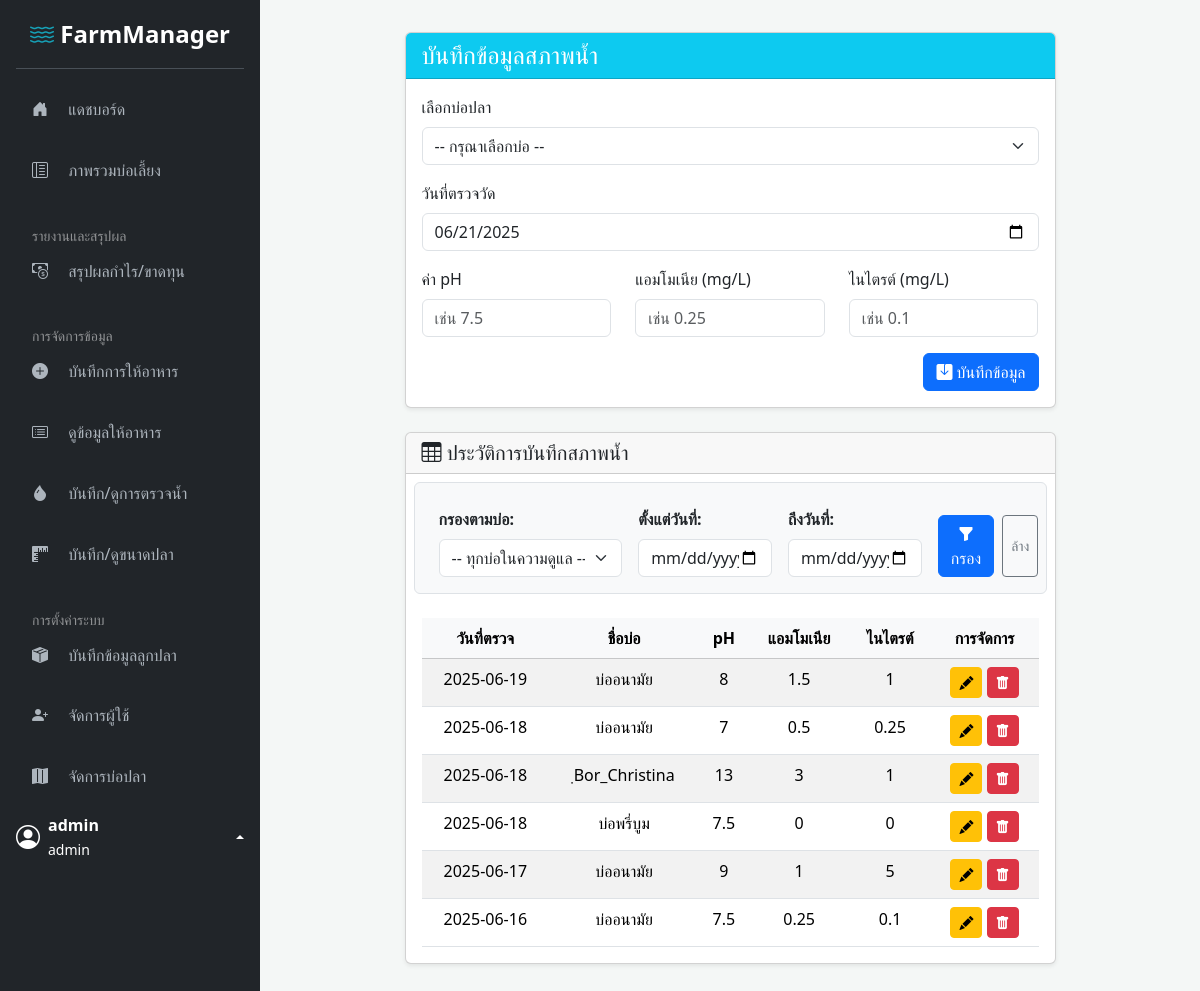
Screenshot of /water_Q.php (signed in) with the database file from the repository.
### tables this page shows
CREATE TABLE `water_quality` (
  `id` int(11) NOT NULL,
  `pond_id` int(11) NOT NULL,
  `check_date` date NOT NULL,
  `ph` float NOT NULL,
  `ammonium` float NOT NULL,
  `nitrite` float NOT NULL
);

CREATE TABLE `ponds` (
  `id` int(11) NOT NULL,
  `name` varchar(100) NOT NULL,
  `size_rai` float NOT NULL
);

### water_Q.php (the view, shortened to what this page needs)
<?php
include 'templates/sidebar_header.php';
$ponds_for_form = [];
if ($userRole === 'admin') {
    $stmt_ponds = $conn->query("SELECT id, name FROM ponds ORDER BY name ASC");
    $ponds_for_form = $stmt_ponds->fetchAll(PDO::FETCH_ASSOC);
}
$filter_start_date = $_GET['start_date'] ?? '';
$filter_end_date = $_GET['end_date'] ?? '';
$params = [];
$where_sql = "";
$sql_records = "
    SELECT w.*, p.name AS pond_name
    FROM water_quality w
    JOIN ponds p ON w.pond_id = p.id
    $where_sql
    ORDER BY w.check_date DESC, w.id DESC
";
$stmt_records = $conn->prepare($sql_records);
$stmt_records->execute($params);
$records = $stmt_records->fetchAll(PDO::FETCH_ASSOC);
?>
<div class="row justify-content-center">
    <div class="col-lg-10 col-xl-9">
        <div class="card shadow-sm mb-4">
            <div class="card-header bg-info text-white">
                <h4 class="mb-0"><i class="bi bi-pencil-alt"></i> บันทึกข้อมูลสภาพน้ำ</h4>
            </div>
            <div class="card-body">
                <?php if ($userRole === 'owner' && empty($ponds_for_form)): ?>
                    <div class="alert alert-warning">คุณยังไม่ได้รับมอบหมายให้ดูแลบ่อใดๆ กรุณาติดต่อผู้ดูแลระบบ</div>
                <?php else: ?>
                    <form method="post" action="water_Q.php">
                        <div class="mb-3">
                            <label for="pond_id" class="form-label">เลือกบ่อปลา</label>
                            <select name="pond_id" id="pond_id" class="form-select" required>
                                <option value="" disabled selected>-- กรุณาเลือกบ่อ --</option>
                            </select>
                        </div>
                        <div class="mb-3">
                            <label for="check_date" class="form-label">วันที่ตรวจวัด</label>
                            <input type="date" name="check_date" id="check_date" class="form-control" value="<?= date('Y-m-d') ?>" required>
                        </div>
                        <div class="row">
                            <div class="col-md-4 mb-3"><label for="ph" class="form-label">ค่า pH</label><input type="number" step="0.1" name="ph" id="ph" class="form-control" placeholder="เช่น 7.5" required></div>
                            <div class="col-md-4 mb-3"><label for="ammonium" class="form-label">แอมโมเนีย (mg/L)</label><input type="number" step="0.01" name="ammonium" id="ammonium" class="form-control" placeholder="เช่น 0.25" required></div>
                            <div class="col-md-4 mb-3"><label for="nitrite" class="form-label">ไนไตรต์ (mg/L)</label><input type="number" step="0.01" name="nitrite" id="nitrite" class="form-control" placeholder="เช่น 0.1" required></div>
                        </div>
                        <div class="text-end">
                            <button type="submit" class="btn btn-primary"><i class="bi bi-save-fill"></i> บันทึกข้อมูล</button>
                        </div>
                    </form>
                <?php endif; ?>
            </div>
        </div>
        <div class="card shadow-sm">
            <div class="card-header">
                <h5 class="mb-0"><i class="bi bi-table"></i> ประวัติการบันทึกสภาพน้ำ</h5>
            </div>
            <div class="card-body">
                <form method="get" class="row gx-3 gy-2 align-items-end mb-4 p-3 bg-light rounded border">
                    <div class="col-sm-12 col-md-4">
                        <label for="pond_filter" class="form-label fw-bold">กรองตามบ่อ:</label>
                        <select name="pond_filter" id="pond_filter" class="form-select">
                            <option value="all">-- ทุกบ่อในความดูแล --</option>
                        </select>
                    </div>
                    <div class="col-sm-6 col-md-3">
                        <label for="start_date" class="form-label fw-bold">ตั้งแต่วันที่:</label>
                        <input type="date" name="start_date" id="start_date" class="form-control" value="<?= htmlspecialchars($filter_start_date) ?>">
                    </div>
                    <div class="col-sm-6 col-md-3">
                         <label for="end_date" class="form-label fw-bold">ถึงวันที่:</label>
                        <input type="date" name="end_date" id="end_date" class="form-control" value="<?= htmlspecialchars($filter_end_date) ?>">
                    </div>
                    <div class="col-sm-12 col-md-2">
                        <div class="d-flex gap-2">
                            <button type="submit" class="btn btn-primary"><i class="bi bi-funnel-fill"></i> กรอง</button>
                            <a href="view_feeding.php" class="btn btn-sm btn-outline-secondary d-inline-flex align-items-center justify-content-center">ล้าง</a>
                        </div>
                    </div>
                </form>
                <div class="table-responsive">
                    <table class="table table-striped table-hover mb-0">
                        <thead class="table-light text-center">
                            <tr>
                                <th>วันที่ตรวจ</th>
                                <th>ชื่อบ่อ</th>
                                <th>pH</th>
                                <th>แอมโมเนีย</th>
                                <th>ไนไตรต์</th>
                                <?php if ($userRole === 'admin'): ?>
                                    <th>การจัดการ</th>
                                <?php endif; ?>
                            </tr>
                        </thead>
                        <tbody class="text-center">
                            <?php if (count($records) > 0): ?>
                                <?php foreach ($records as $row): ?>
                                    <tr>
                                        <td><?= htmlspecialchars($row['check_date']) ?></td>
                                        <td><?= htmlspecialchars($row['pond_name']) ?></td>
                                        <td><?= htmlspecialchars($row['ph']) ?></td>
                                        <td><?= htmlspecialchars($row['ammonium']) ?></td>
                                        <td><?= htmlspecialchars($row['nitrite']) ?></td>
                                        <?php if ($userRole === 'admin'): ?>
                                        <td>
                                            <a href="edit_water_quality.php?id=<?= $row['id'] ?>" class="btn btn-warning btn-sm" title="แก้ไข">
                                                <i class="bi bi-pencil-fill"></i>
                                            </a>
                                            <a href="water_Q.php?delete_id=<?= $row['id'] ?>" class="btn btn-danger btn-sm" title="ลบ" onclick="return confirm('คุณแน่ใจว่าต้องการลบข้อมูลนี้?');">
                                                <i class="bi bi-trash-fill"></i>
                                            </a>
                                        </td>
                                        <?php endif; ?>
                                    </tr>
                                <?php endforeach; ?>
                            <?php else: ?>
                                <tr><td colspan="<?= $userRole === 'admin' ? '6' : '5' ?>" class="text-center text-muted p-4">ไม่พบข้อมูลตามเงื่อนไขที่เลือก</td></tr>
                            <?php endif; ?>
                        </tbody>
                    </table>
                </div>
            </div>
        </div>
    </div>
</div>
<?php
include 'templates/sidebar_footer.php';
?>

### assets/css/custom.css (style rules this page uses)
:root { --primary-color: #0d6efd; --secondary-color: #6c757d; --sidebar-bg: #212529; --sidebar-link-color: #adb5bd; --sidebar-link-hover: #ffffff; --sidebar-link-active: #ffffff; }
body { background-color: #f4f7f6; min-height: 100vh; display: flex; }

### rows the page displays
water_quality: check_date "2025-06-19", pond.name "บ่ออนามัย", ph "8", ammonium "1.5", nitrite "1"
water_quality: check_date "2025-06-18", pond.name "บ่ออนามัย", ph "7", ammonium "0.5", nitrite "0.25"
water_quality: check_date "2025-06-18", pond.name "ฺBor_Christina", ph "13", ammonium "3", nitrite "1"
water_quality: check_date "2025-06-18", pond.name "บ่อพรี่บูม", ph "7.5", ammonium "0", nitrite "0"
water_quality: check_date "2025-06-17", pond.name "บ่ออนามัย", ph "9", ammonium "1", nitrite "5"
water_quality: check_date "2025-06-16", pond.name "บ่ออนามัย", ph "7.5", ammonium "0.25", nitrite "0.1"

### other values shown
$username "admin"
$userRole "admin"
